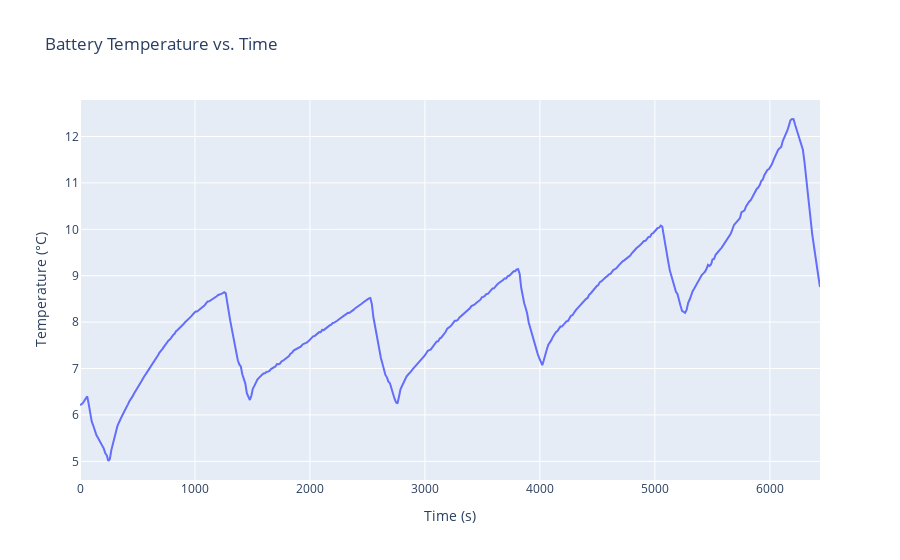

The cell this chart's notebook holds for it:
### Code cell
#Plot Temperature_measured vs. Time
fig = px.line(
    df,
    x="Time",
    y="Temperature_measured",
    title="Battery Temperature vs. Time",
    labels={"Time": "Time (s)", "Temperature_measured": "Temperature (°C)"},
    template="plotly"
)

# Show the plot
fig.show()

### Figure 1 — Plotly figure (JSON) as saved in the notebook; plotly's stock layout.template omitted (floating-point values rounded to 4 significant figures; data arrays with more than 128 entries replaced by an {"elided": "..."} marker saying what was removed)
{"data": [{"hovertemplate": "Time (s)=%{x}<br>Temperature (°C)=%{y}<extra></extra>", "legendgroup": "", "line": {"color": "#636efa", "dash": "solid"}, "marker": {"symbol": "circle"}, "mode": "lines", "name": "", "orientation": "v", "showlegend": false, "type": "scatter", "x": {"elided": "490 float values"}, "xaxis": "x", "y": {"elided": "490 float values"}, "yaxis": "y"}], "layout": {"legend": {"tracegroupgap": 0}, "title": {"text": "Battery Temperature vs. Time"}, "xaxis": {"anchor": "y", "domain": [0, 1], "title": {"text": "Time (s)"}}, "yaxis": {"anchor": "x", "domain": [0, 1], "title": {"text": "Temperature (°C)"}}}}
